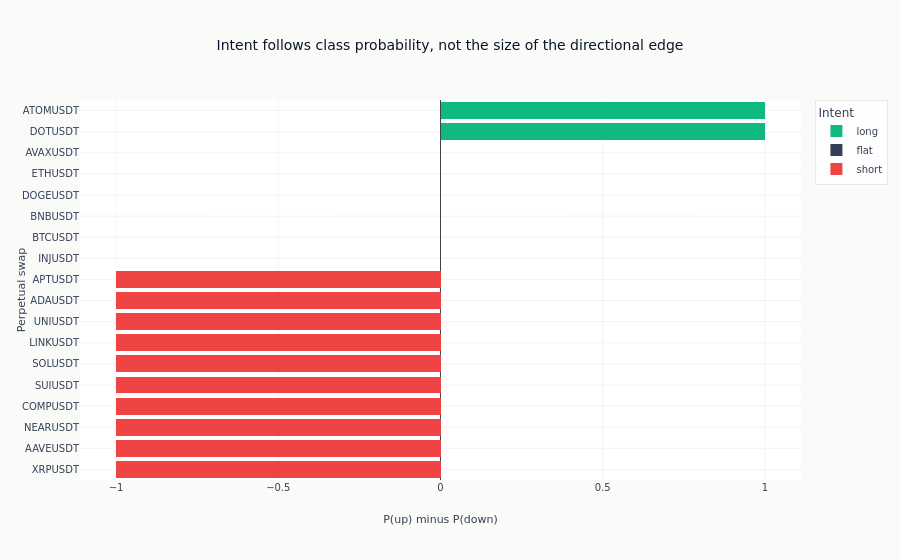

The code cell stored with this chart in its notebook:
### Markdown cell above
The probability edge shows direction and strength in one view. Positive
values favour an upward move; negative values favour a downward move.

### Code cell
plot_predictions = predictions.with_columns(
    (pl.col("p_up") - pl.col("p_down")).alias("direction_edge")
).sort("direction_edge")
intent_colors = {
    "long": COLORS["positive"],
    "short": COLORS["negative"],
    "flat": COLORS["neutral"],
}
fig = go.Figure()
for intent in ["short", "flat", "long"]:
    subset = plot_predictions.filter(pl.col("intent") == intent)
    if len(subset) == 0:
        continue
    fig.add_bar(
        x=subset["direction_edge"].to_list(),
        y=subset["symbol"].to_list(),
        name=intent,
        orientation="h",
        marker_color=intent_colors[intent],
    )
fig.update_layout(
    title="Intent follows class probability, not the size of the directional edge",
    xaxis_title="P(up) minus P(down)",
    yaxis_title="Perpetual swap",
    barmode="stack",
    legend_title_text="Intent",
)
show_plotly_with_alt(
    fig,
    "Horizontal bar chart of the directional edge, P(up) minus P(down), for each perpetual in "
    "the live cross-section, sorted and coloured by the intent it produced. "
    + ", ".join(
        f"{intent}: {len(plot_predictions.filter(pl.col('intent') == intent))}"
        for intent in ["short", "flat", "long"]
    )
    + ".",
)

### Figure 1 — Plotly figure (JSON) as saved in the notebook; plotly's stock layout.template omitted (floating-point values rounded to 4 significant figures)
{"data": [{"marker": {"color": "#ef4444"}, "name": "short", "orientation": "h", "type": "bar", "x": [-1.0, -1.0, -1.0, -1.0, -1.0, -1.0, -1.0, -1.0, -1.0, -1.0], "y": ["XRPUSDT", "AAVEUSDT", "NEARUSDT", "COMPUSDT", "SUIUSDT", "SOLUSDT", "LINKUSDT", "UNIUSDT", "ADAUSDT", "APTUSDT"]}, {"marker": {"color": "#334155"}, "name": "flat", "orientation": "h", "type": "bar", "x": [-1.795e-08, -1.794e-08, -1.781e-08, -1.678e-08, -1.576e-08, -1.331e-08], "y": ["INJUSDT", "BTCUSDT", "BNBUSDT", "DOGEUSDT", "ETHUSDT", "AVAXUSDT"]}, {"marker": {"color": "#10b981"}, "name": "long", "orientation": "h", "type": "bar", "x": [1.0, 1.0], "y": ["DOTUSDT", "ATOMUSDT"]}], "layout": {"barmode": "stack", "legend": {"title": {"text": "Intent"}}, "title": {"text": "Intent follows class probability, not the size of the directional edge"}, "xaxis": {"title": {"text": "P(up) minus P(down)"}}, "yaxis": {"title": {"text": "Perpetual swap"}}}}
